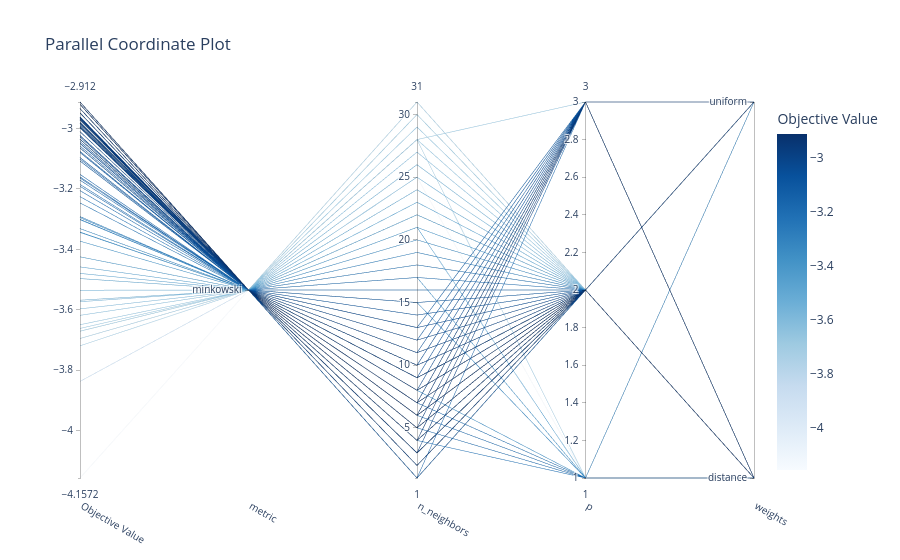

The notebook cell this image was saved under:
### Code cell
optuna.visualization.plot_parallel_coordinate(study)

### Figure 1 — Plotly figure (JSON) as saved in the notebook; plotly's stock layout.template omitted (floating-point values rounded to 4 significant figures; data arrays with more than 128 entries replaced by an {"elided": "..."} marker saying what was removed)
{"data": [{"dimensions": [{"label": "Objective Value", "range": [-4.157, -2.912], "values": {"elided": "700 float values"}}, {"label": "metric", "range": [0, 0], "ticktext": ["minkowski"], "tickvals": [0], "values": {"elided": "700 int values"}}, {"label": "n_neighbors", "range": [1, 31], "values": {"elided": "700 int values"}}, {"label": "p", "range": [1, 3], "values": {"elided": "700 int values"}}, {"label": "weights", "range": [0, 1], "ticktext": ["distance", "uniform"], "tickvals": [0, 1], "values": {"elided": "700 int values"}}], "labelangle": 30, "labelside": "bottom", "line": {"color": {"elided": "700 float values"}, "colorbar": {"title": {"text": "Objective Value"}}, "colorscale": [[0, "rgb(247,251,255)"], [0.125, "rgb(222,235,247)"], [0.25, "rgb(198,219,239)"], [0.375, "rgb(158,202,225)"], [0.5, "rgb(107,174,214)"], [0.625, "rgb(66,146,198)"], [0.75, "rgb(33,113,181)"], [0.875, "rgb(8,81,156)"], [1, "rgb(8,48,107)"]], "reversescale": false, "showscale": true}, "type": "parcoords"}], "layout": {"autosize": true, "title": {"text": "Parallel Coordinate Plot"}}}
